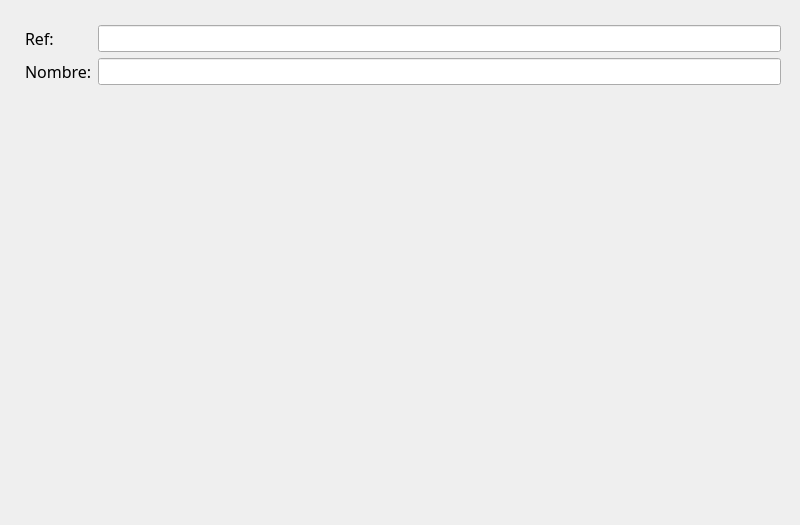
<?xml version="1.0" encoding="UTF-8"?>
<ui version="4.0">
 <class>wdTareas</class>
 <widget class="QWidget" name="wdTareas">
  <property name="geometry">
   <rect>
    <x>0</x>
    <y>0</y>
    <width>800</width>
    <height>525</height>
   </rect>
  </property>
  <property name="windowTitle">
   <string>Form</string>
  </property>
  <widget class="QWidget" name="formLayoutWidget">
   <property name="geometry">
    <rect>
     <x>20</x>
     <y>20</y>
     <width>761</width>
     <height>211</height>
    </rect>
   </property>
   <layout class="QFormLayout" name="formLayout">
    <property name="sizeConstraint">
     <enum>QLayout::SetDefaultConstraint</enum>
    </property>
    <property name="fieldGrowthPolicy">
     <enum>QFormLayout::AllNonFixedFieldsGrow</enum>
    </property>
    <property name="rowWrapPolicy">
     <enum>QFormLayout::DontWrapRows</enum>
    </property>
    <property name="labelAlignment">
     <set>Qt::AlignLeading|Qt::AlignLeft|Qt::AlignTop</set>
    </property>
    <property name="leftMargin">
     <number>5</number>
    </property>
    <property name="topMargin">
     <number>5</number>
    </property>
    <item row="0" column="0">
     <widget class="QLabel" name="label_3">
      <property name="font">
       <font>
        <family>Zekton</family>
        <pointsize>12</pointsize>
       </font>
      </property>
      <property name="text">
       <string>Ref: </string>
      </property>
      <property name="buddy">
       <cstring>leRef</cstring>
      </property>
     </widget>
    </item>
    <item row="0" column="1">
     <widget class="ifCadena" name="leRef">
      <property name="font">
       <font>
        <pointsize>12</pointsize>
       </font>
      </property>
     </widget>
    </item>
    <item row="1" column="0">
     <widget class="QLabel" name="label_2">
      <property name="font">
       <font>
        <family>Zekton</family>
        <pointsize>12</pointsize>
       </font>
      </property>
      <property name="text">
       <string>Nombre:</string>
      </property>
      <property name="buddy">
       <cstring>leNombre</cstring>
      </property>
     </widget>
    </item>
    <item row="1" column="1">
     <widget class="ifCadena" name="leNombre">
      <property name="font">
       <font>
        <pointsize>12</pointsize>
       </font>
      </property>
     </widget>
    </item>
   </layout>
   <zorder>leNombre</zorder>
   <zorder>leRef</zorder>
   <zorder>label_2</zorder>
   <zorder>label_3</zorder>
  </widget>
 </widget>
 <customwidgets>
  <customwidget>
   <class>ifCadena</class>
   <extends>QLineEdit</extends>
   <header>Interfaz/Campos.h</header>
  </customwidget>
 </customwidgets>
 <tabstops>
  <tabstop>leRef</tabstop>
  <tabstop>leNombre</tabstop>
 </tabstops>
 <resources/>
 <connections/>
</ui>
